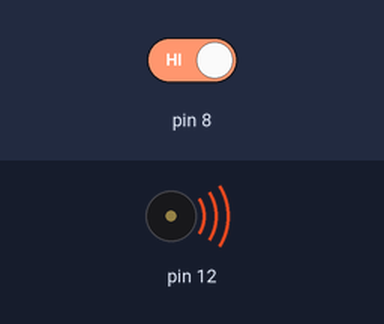
Recording of a sketch running on a simulated Arduino Uno, built with avr-gcc and run on an emulated ATmega328P. On the bench: buzzer (waves = sounding). Inputs (shaded band) come from the test bench; at power-on: pin 8 HIGH. What the sketch prints to the serial monitor is not drawn.

Above: at 1.2 s.
1.3 s: pin 8 driven LOW
At 2.4 s:
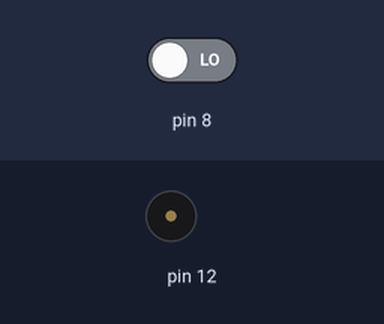
2.8 s: pin 8 driven HIGH
At 3.6 s:
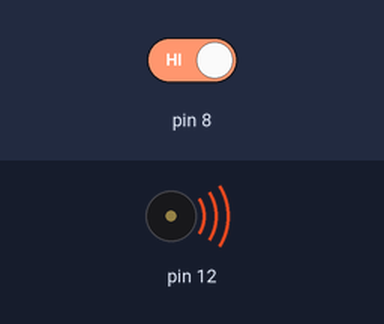
Timing chart, 0 to 5.8 s (numbered marks = the images above; inputs shaded):
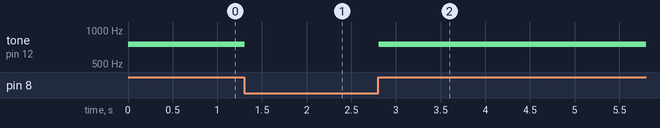

The sketch:

sketch_feb06a.ino
```cpp
void setup() {
  // put your setup code here, to run once:
  pinMode(8,INPUT);
  pinMode(12,OUTPUT);
  Serial.begin(9600);
}

void loop() {
  // put your main code here, to run repeatedly:
  int var = digitalRead(8);
  Serial.println(var);
  if (var == 0){
    noTone(12);
  }
  if (var == 1){
    tone(12,750);
  }

}
```

Measured:
- after the input at 1.3 s, tone on pin 12: 750 Hz → silent at once
- after the input at 2.8 s, tone on pin 12: silent → 750 Hz at once
